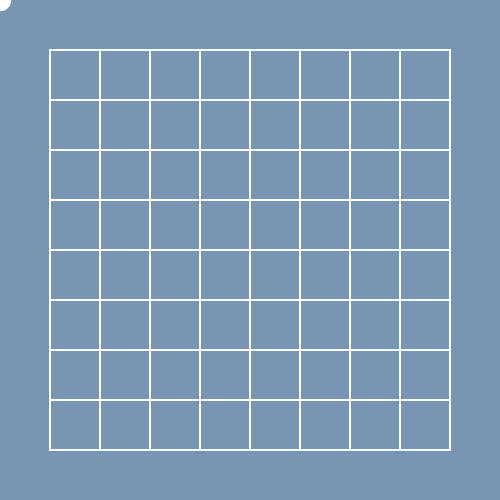
Frame 1 (no input)
Frame 60 (no input): identical to frame 1, image omitted
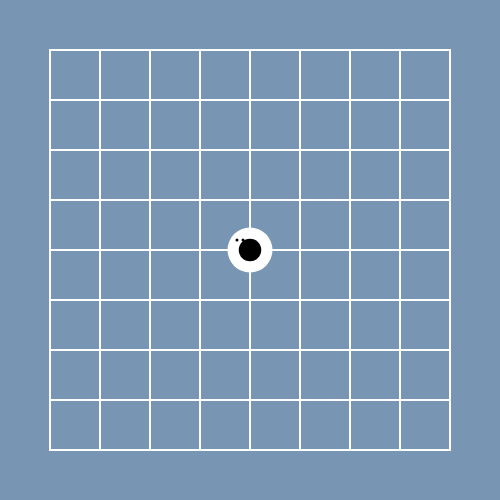
Frame 120 (the mouse pressed at the canvas centre since frame 60)

The p5.js sketch that drew these frames (run headless with seeded random() and noise() and a simulated clock; from frame 60 on, the mouse is pressed at the canvas centre):

// p5.js sketch
// ── sketch.js
board = []

boardSize = 9
cubeSize = 50;
pieceSize = 45

highlightCell = null

function setup() {
  noCursor()
  rectMode(CENTER);
  createCanvas(cubeSize * (boardSize+1), cubeSize * (boardSize+1));
  for (i = 0; i < boardSize; i++) {
    board[i] = []
    for (j = 0; j < boardSize; j++) {
      board[i][j] = new Cell(i,j)
    }
  }
  for (i = 0; i < boardSize; i++) {
    for (j = 0; j < boardSize; j++) {
      board[i][j].setNeighbors()
    }
  }
}

function draw() {
  background(120, 150, 180);
  stroke(255);
  for (i = 1; i <= boardSize; i++) {
    for (j = 1; j <= boardSize; j++) {
      line(i * cubeSize, cubeSize, i * cubeSize, boardSize * cubeSize)
      line(cubeSize, j * cubeSize, boardSize * cubeSize, j * cubeSize)
    }
  }
  noStroke()
  
  
  blobs.forEach(function(blob){
   drawBlob(blob)
  })
  
  fill(255,0,0,50);
  if (highlightCell!=null){
    ellipse(cubeSize * (highlightCell.pos.x + 1), cubeSize * (highlightCell.pos.y + 1), pieceSize*0.3, pieceSize*0.3);
  }
  
  whiteTurn ? fill(255) : fill(0)
  ellipse(mouseX,mouseY,pieceSize*0.5,pieceSize*0.5)
}

whiteTurn = true;
function mousePressed() {
  x = round(mouseX / cubeSize) - 1
  y = round(mouseY / cubeSize) - 1
  if (x>=0 && x<boardSize &&y>=0 && y<boardSize){
    selectedCell = board[x][y]
    if (selectedCell.piece == PIECE_NONE) {
      if (whiteTurn) {
        selectedCell.setPiece(PIECE_WHITE)
      } else {
        selectedCell.setPiece(PIECE_BLACK)
      }
      whiteTurn = !whiteTurn
      
      highlightCell = selectedCell
      
      blobs.forEach(function(blob){
        if (isSurrounded(blob)){
          destroyBlob(blob)
        }
      })
      checkBlobForEyes(selectedCell.blob)
    }
  }
}
// ── blob.js
blobs = []

function createBlob(pieceType,cell){
  blob = {
    piece:pieceType,
    cells:[cell],
    eyes:[],
    connections:[],
    eyePosition:createVector(
      cubeSize * (cell.pos.x+1-0.2),
      cubeSize * (cell.pos.y+1-0.2)),
    blinking:0
  }
  blobs.push(blob)
  cell.blob = blob
}

function addCellToBlob(blob,cell){
  blob.cells.push(cell)
  cell.blob = blob
  setEyesPosition(blob)
}

function joinBlobs(blob1,blob2){
  blob2.cells.forEach(function(cell){
    cell.blob = blob1
  })
  blob1.cells = blob1.cells.concat(blob2.cells);
  blob1.eyes = blob1.eyes.concat(blob2.eyes);
  blob1.connections = blob1.connections.concat(blob2.connections);
  for( var i = 0; i < blobs.length; i++){ 
   if ( blobs[i] === blob2) {
     blobs.splice(i, 1); 
     break
   }
  }
  setEyesPosition(blob1)
}

function removeEyeFromBlob(blob,cell){
  for( var i = 0; i < blob.eyes.length; i++){ 
   if ( blob.eyes[i] === cell) {
     blob.eyes.splice(i, 1); 
     break
   }
  }
}

function addConnectionToBlob(blob,pos){
  blob.connections.push(pos)
}

function isSurrounded(blob){
  val = true
  blob.cells.forEach(function(cell){
    cell.neighbors.forEach(function(neighbor){
      if (neighbor.piece==PIECE_NONE) val = false
    })
  })
  return val
}

function destroyBlob(blob){
  blob.cells.forEach(function(cell){
    cell.blob = null
    cell.piece = PIECE_NONE
  })
  for( var i = 0; i < blobs.length; i++){ 
   if ( blobs[i] === blob) {
     blobs.splice(i, 1); 
     break
   }
  }
}

function checkBlobForEyes(blob){
  blob.cells.forEach(function(cell){
    cell.neighbors.forEach(function(neighbor){
      if (neighbor.checkIfEye(blob)){
        if (containsObject(neighbor, blob.eyes)==false){
          blob.eyes.push(neighbor)
          neighbor.blob = blob
        }
      }
    })
  })
}

function containsObject(obj, list) {
    var i;
    for (i = 0; i < list.length; i++) {
        if (list[i] === obj) {
            return true;
        }
    }
    return false;
}
  
function setEyesPosition(blob){
  blob.piece==PIECE_BLACK ? fill(0) : fill(255)
  topMost = boardSize
  leftMost = boardSize
  blob.cells.forEach(function(cell){
    if (cell.pos.y<topMost){
      topMost = cell.pos.y
      leftMost = cell.pos.x
    } else if (cell.pos.y==topMost){
      if (cell.pos.x<leftMost){
        topMost = cell.pos.y
        leftMost = cell.pos.x
      }
    }
  })
  var cell = blob.cells[Math.floor(Math.random()*blob.cells.length)];
  leftMost = cell.pos.x
  topMost = cell.pos.y
  blob.eyePosition.x = cubeSize * (leftMost+1-0.2)
  blob.eyePosition.y = cubeSize * (topMost+1-0.2)
}
  
function drawBlob(blob){
  blob.piece==PIECE_BLACK ? fill(0) : fill(255)
  blob.cells.forEach(function(cell){
    ellipse(cubeSize * (cell.pos.x + 1), cubeSize * (cell.pos.y + 1), pieceSize, pieceSize);
  })
  blob.connections.forEach(function(connection){
    rect(cubeSize * (connection.x + 1), cubeSize * (connection.y + 1), pieceSize, pieceSize);
  })
  
  
  blob.piece==PIECE_BLACK ? fill(255) : fill(0)
  if (blob.blinking==0){
    ellipse(blob.eyePosition.x-3,blob.eyePosition.y,3,3)
    ellipse(blob.eyePosition.x+3,blob.eyePosition.y,3,3)
    if (random(100)<1) blob.blinking = 5
    if (random(1000)<1) setEyesPosition(blob)
  } else {
    blob.blinking -= 1
    blob.piece==PIECE_BLACK ? stroke(255) : stroke(0)
    line(blob.eyePosition.x+2,blob.eyePosition.y,blob.eyePosition.x+4,blob.eyePosition.y)
    line(blob.eyePosition.x-2,blob.eyePosition.y,blob.eyePosition.x-4,blob.eyePosition.y)
    noStroke()
  }
}
  
// ── cell.js
PIECE_NONE = 0
PIECE_BLACK = -1
PIECE_WHITE = 1

class Cell{
  constructor(_x,_y){
    this.pos = createVector(_x,_y)
    this.piece = PIECE_NONE;
    this.blob = null;
  }
  
  setNeighbors(){
    this.neighbors = []
    if (this.pos.x>0) this.neighbors.push(board[this.pos.x-1][this.pos.y])
    if (this.pos.y>0) this.neighbors.push(board[this.pos.x][this.pos.y-1])
    if (this.pos.x<boardSize-1) this.neighbors.push(board[this.pos.x+1][this.pos.y])
    if (this.pos.y<boardSize-1) this.neighbors.push(board[this.pos.x][this.pos.y+1])
  }
  
  setPiece(pieceType){
    if (this.isEye){
      if (this.blob.piece == pieceType){
        removeEyeFromBlob(this.blob,this)
      } else {
        if (this.blob.eyes.length==1){
          destroyBlob(this.blob)
        }
      }
      this.isEye = false;
      this.blob = null;
    }
    this.piece = pieceType
    for (i=0;i<this.neighbors.length;i++){
      let neighbor = this.neighbors[i]
      if (neighbor.piece == pieceType){
        if (this.blob==null){
          addCellToBlob(neighbor.blob,this)
        } else if (neighbor.blob != this.blob){
          joinBlobs(this.blob,neighbor.blob)
        }

        let midX = (this.pos.x+neighbor.pos.x)/2
        let midY = (this.pos.y+neighbor.pos.y)/2
        addConnectionToBlob(this.blob,createVector(midX,midY))
      }
    }

    if (this.blob==null) createBlob(this.piece,this)
  }
  
  checkIfEye(blob){
    if (this.isEye==true) return true
    this.isEye = true;
    if (this.piece!=PIECE_NONE){
      this.isEye = false
    } else {
      for (i=0;i<this.neighbors.length;i++){
        let neighbor = this.neighbors[i]
        if (neighbor.piece == PIECE_NONE ||
            neighbor.blob != blob){
          this.isEye = false
        }
      }
    }
    return this.isEye;
  }
}
